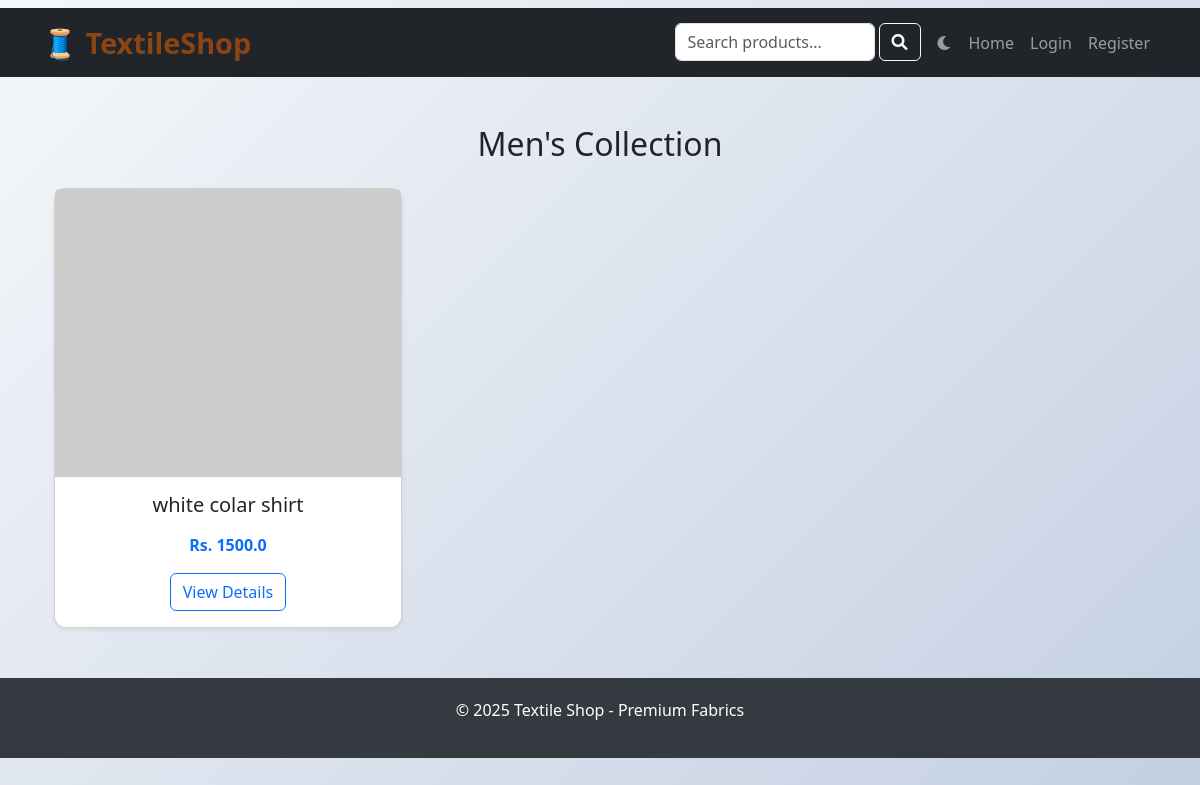
/category/men/, run on an earlier commit of the app's database.
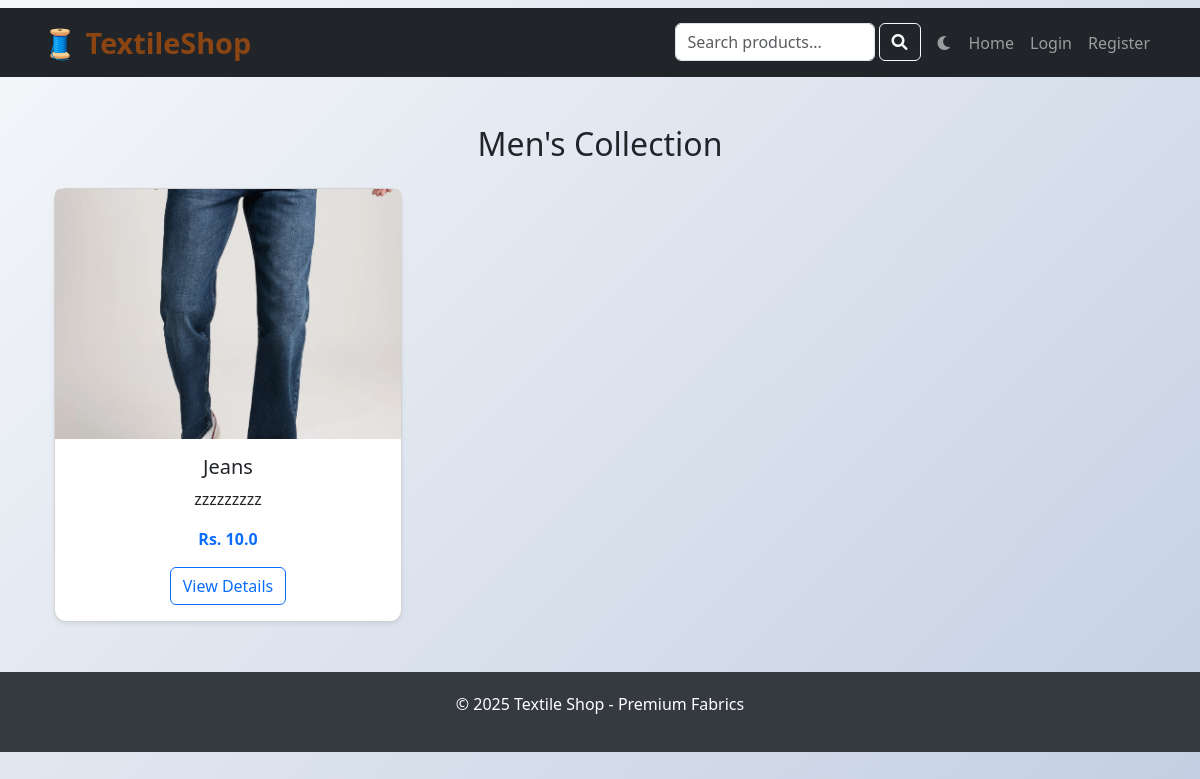
And on a later commit of the database.
### shop/models.py (models this page shows, shortened)
class Category(models.Model):
    name = models.CharField(max_length=100)
    slug = models.SlugField(unique=True, blank=False, null=False)
    image = models.ImageField(upload_to='categories/', blank=True, null=True)

class Product(models.Model):
    name = models.CharField(max_length=100)
    price = models.FloatField()
    category = models.ForeignKey(Category, on_delete=models.CASCADE)
    description = models.TextField(blank=True)
    image_filename = models.CharField(max_length=200, blank=True, null=True)

### myapp/views.py (the view)
# urls.py: path('category/<slug:slug>/', views.category_products, name='category_products'),
def category_products(request, slug):
    category = get_object_or_404(Category, slug=slug)
    products = Product.objects.filter(category=category)
    return render(request, 'category_products.html', {'category': category, 'products': products})

### shop/templates/category_products.html
{% extends 'base.html' %}
{% load static %}
{% block content %}
<div class="container my-5">
    <h2 class="text-center mb-4">{{ category.name }} Collection</h2>
    <div class="row g-4">
        {% if products %}
            {% for product in products %}
            <div class="col-md-4">
                <div class="card h-100 shadow-sm">
                     {% if product.image_filename %}
                        <img src="{% static 'images/products/'|add:product.image_filename %}" class="card-img-top" style="height: 250px; object-fit: cover;">
                    {% elif product.image %}
                        <img src="{{ product.image.url }}" class="card-img-top" style="height: 250px; object-fit: cover;">
                    {% else %}
                        <img src="https://via.placeholder.com/300x250?text=No+Image" class="card-img-top">
                    {% endif %}
                    <div class="card-body text-center">
                        <h5 class="card-title">{{ product.name }}</h5>
                        <p class="card-text">{{ product.description|truncatewords:15 }}</p>
                        <p class="fw-bold text-primary">Rs. {{ product.price }}</p>
                        <a href="/product/{{ product.id }}" class="btn btn-outline-primary">View Details</a>
                    </div>
                </div>
            </div>
            {% endfor %}
        {% else %}
            <p class="text-center">No products in this category yet.</p>
        {% endif %}
    </div>
</div>
{% endblock %}

### shop/templates/base.html (shortened to what this page needs)
<!DOCTYPE html>
<html lang="en">
<head>
    <link href="https://cdn.jsdelivr.net/npm/bootstrap@5.3.0-alpha1/dist/css/bootstrap.min.css" rel="stylesheet">
    <link rel="stylesheet" href="https://cdnjs.cloudflare.com/ajax/libs/font-awesome/6.0.0/css/all.min.css">
</head>
<body>
<nav class="navbar navbar-expand-lg navbar-dark bg-dark">
    <div class="container">
        <a class="navbar-brand" href="{% url 'home' %}">🧵 TextileShop</a>
        <div class="collapse navbar-collapse" id="navbarNav">
            <ul class="navbar-nav ms-auto">
                <li class="nav-item me-2">
                    <form class="d-flex" role="search" method="GET" action="{% url 'home' %}">
                        <input class="form-control me-1" type="search" name="q" placeholder="Search products..." aria-label="Search" style="width: 200px;">
                        <button class="btn btn-outline-light" type="submit">
                            <i class="fas fa-search"></i>
                        </button>
                    </form>
                </li>
                <li class="nav-item">
                    <a class="nav-link" href="#" id="darkModeToggle">
                        <i class="fas fa-moon"></i>
                    </a>
                </li>
                <li class="nav-item">
                    <a class="nav-link" href="{% url 'home' %}">Home</a>
                </li>
                {% if user.is_authenticated %}
                    <li class="nav-item">
                        <a class="nav-link" href="#">Cart 🛒</a>
                    </li>
                    <li class="nav-item">
                        <a class="nav-link" href="#">Orders</a>
                    </li>
                    <li class="nav-item">
                        <a class="nav-link" href="{% url 'profile' %}">Profile</a>
                    </li>
                    <li class="nav-item">
                        <a class="nav-link" href="{% url 'logout' %}">Logout ({{ user.username }})</a>
                    </li>
                {% else %}
                    <li class="nav-item">
                        <a class="nav-link" href="{% url 'login' %}">Login</a>
                    </li>
                    <li class="nav-item">
                        <a class="nav-link" href="{% url 'register' %}">Register</a>
                    </li>
                {% endif %}
            </ul>
        </div>
    </div>
</nav>
<div class="container mt-4">
    {% block content %}
    {% endblock %}
</div>
<footer class="text-center">
    <div class="container">
        <p>&copy; 2025 Textile Shop - Premium Fabrics</p>
    </div>
</footer>
</body>
</html>

### shop/templates/base.html (style rules this page uses)
body { background: linear-gradient(135deg, #f5f7fa 0%, #c3cfe2 100%); min-height: 100vh; transition: background 0.3s, color 0.3s; }
.navbar-brand { font-weight: bold; font-size: 1.8rem; color: #8B4513 !important; }
footer { margin-top: 50px; background-color: #343a40; color: white; padding: 20px 0; }
.card { border-radius: 12px; }
.btn { position: relative; overflow: hidden; transition: background 0.3s, transform 0.2s; }

What changed in the data, as far as the page shows it:
removed Product: name "white colar shirt", price "1500.0"
added Product: image_filename (picture), name "Jeans", description "zzzzzzzzz", price "10.0"
